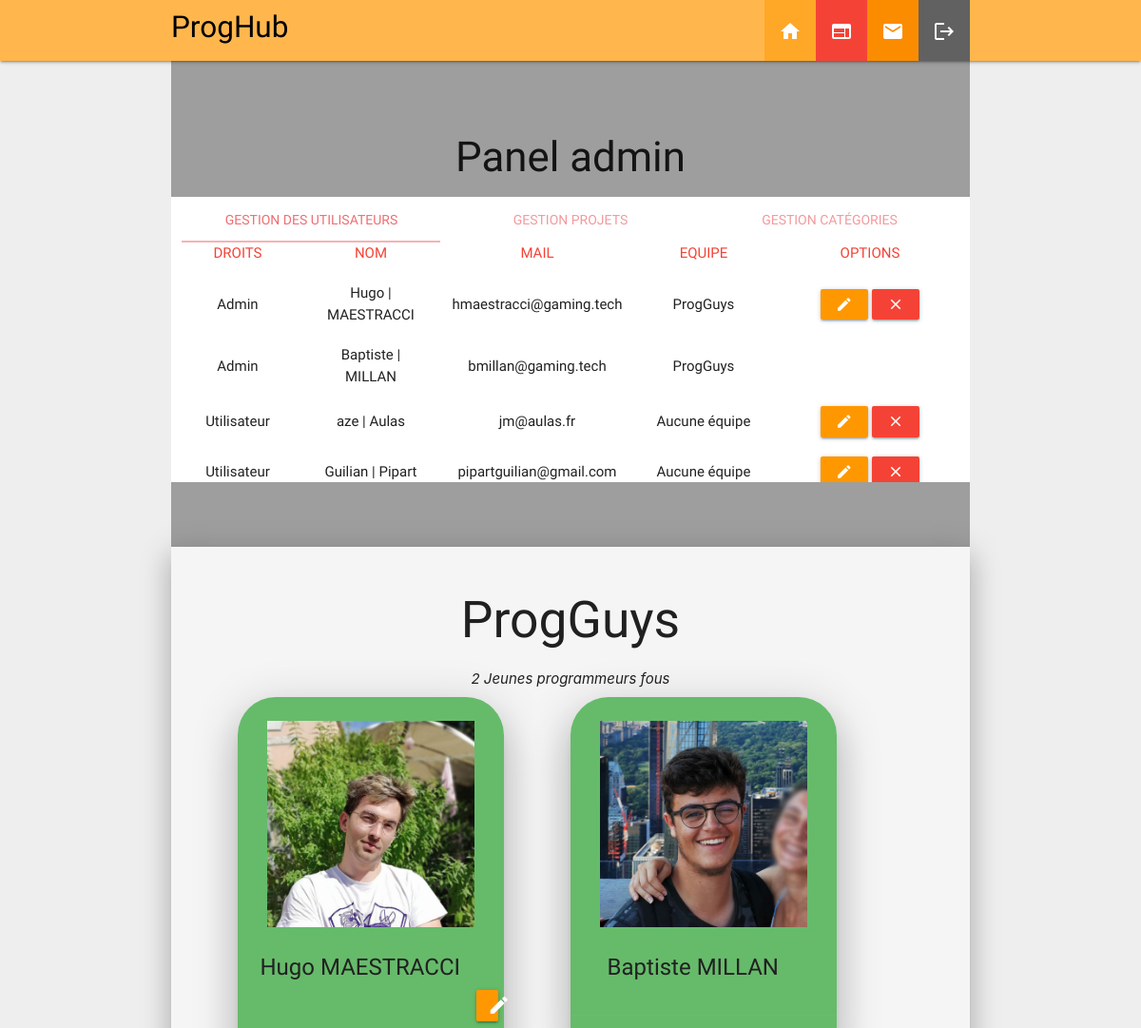
The app's page /index.php (signed in, upper part), older data.
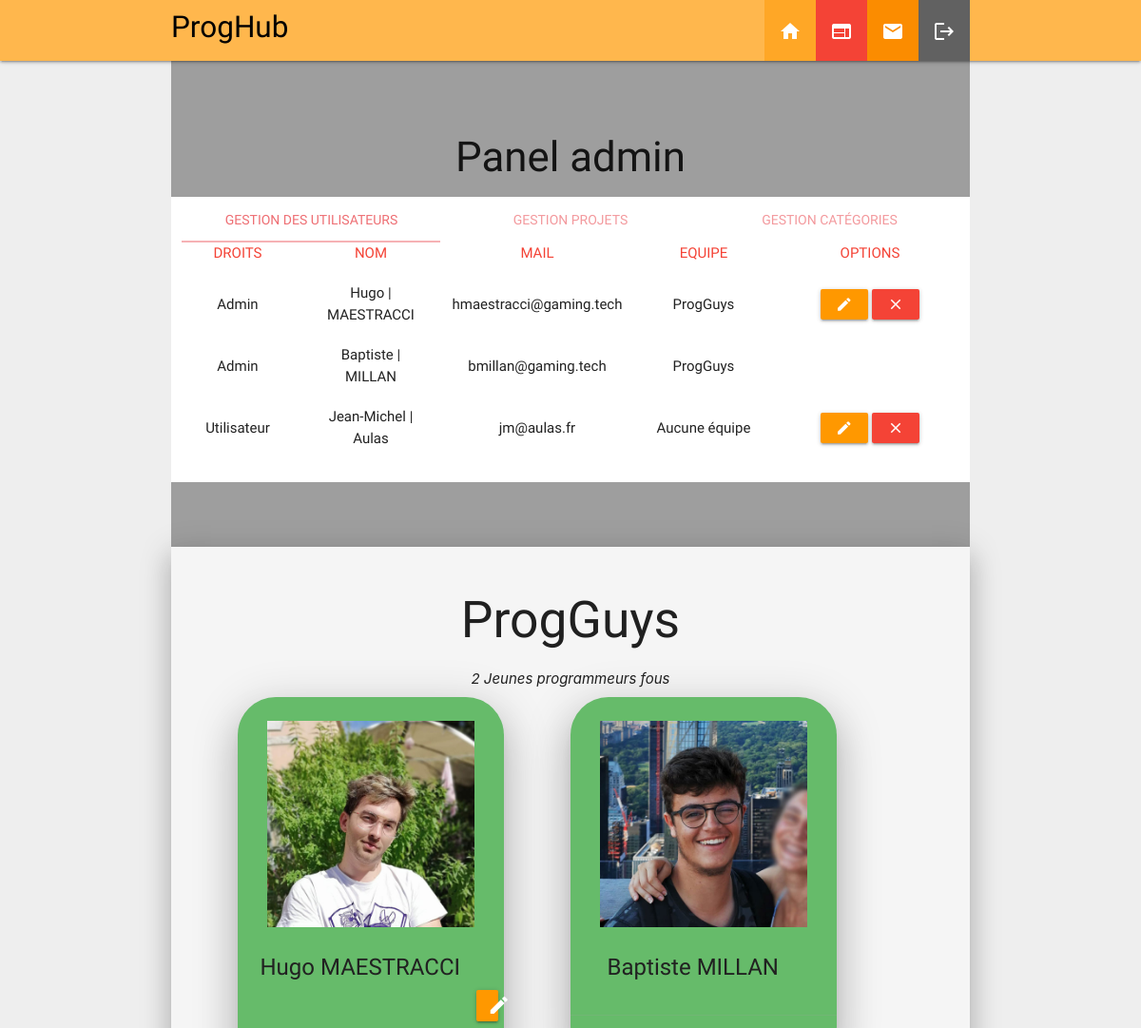
The same page, newer data.
### tables this page shows
CREATE TABLE IF NOT EXISTS `user` (
  `id` int(11) NOT NULL AUTO_INCREMENT,
  `privileges` tinyint(1) NOT NULL DEFAULT '0',
  `active` tinyint(1) NOT NULL DEFAULT '1',
  `email` varchar(100) NOT NULL,
  `password` varchar(100) NOT NULL,
  `prenom` varchar(100) NOT NULL,
  `nom` varchar(100) NOT NULL,
  `parcours` text,
  `p_image` varchar(255) NOT NULL DEFAULT 'img/no-image.jpg',
  `id_equipe` int(11) NOT NULL DEFAULT '0',
  PRIMARY KEY (`id`),
  UNIQUE KEY `email` (`email`)
);

CREATE TABLE IF NOT EXISTS `equipe` (
  `id` int(11) NOT NULL AUTO_INCREMENT,
  `nom_equipe` varchar(100) NOT NULL,
  `description` varchar(500) NOT NULL,
  PRIMARY KEY (`id`),
  UNIQUE KEY `nom_equipe` (`nom_equipe`)
);

### php/get_data.php (called while the page is built, shortened)
<?php
$sql = "SELECT user.id, p_image,prenom,nom,parcours,description FROM user INNER JOIN equipe ON equipe.id = user.id_equipe WHERE equipe.id='".$_SESSION['user']['id_equipe']."';";
$pre = $pdo->prepare($sql);
$pre->execute();
$workers = $pre->fetchAll(PDO::FETCH_ASSOC);
$sql = "SELECT nom_equipe, description FROM equipe INNER JOIN user ON user.id_equipe = equipe.id WHERE user.id='".$_SESSION['user']['id']."';";
$pre = $pdo->prepare($sql);
$pre->execute();
$team = current($pre->fetchAll(PDO::FETCH_ASSOC));
 ?>

### index.php (the view, shortened to what this page needs)
<!DOCTYPE html>
  <?php require_once "php/config.php"; ?>
  <html lang="fr" dir="ltr">
    <head>
      <?php require "php/header.php" ?>
    </head>
    <body class="grey lighten-3">
      <?php if(isset($_SESSION['user'])){
        require "php/get_data.php";
      } ?>
      <header>
        <?php if(isset($_SESSION['user'])){
          require "php/menu.php";}
        ?>
      </header>
      <main id="main">
        <?php if(isset($_SESSION['user'])){?>
          <?php if ($_SESSION['user']['privileges']==1){ ?>
            <section class="container grey section">
              <h3 class="center-align">Panel admin</h3>
              <div class="admin row white">
                <div class="col s12 l12">
                  <ul class="tabs">
                    <li class="tab col s4"><a class="active" href="#admin_users">Gestion des Utilisateurs</a></li>
                    <li class="tab col s4"><a href="#admin_projects">Gestion Projets</a></li>
                    <li class="tab col s4"><a href="#admin_types">Gestion Catégories</a></li>
                  </ul>
                </div>
                <div id="admin_users" class="col s12">
                  <div class="row red-text center-align">
                    <span class="col l2"> DROITS</span>
                    <span class="col l2"> NOM</span>
                    <span class="col l3"> MAIL</span>
                    <span class="col l2"> EQUIPE</span>
                    <span class="col l3"> OPTIONS</span>
                  </div>
                  <?php
                    $sql = "SELECT user.id, privileges,active, user.id_equipe, email, prenom, nom, parcours, nom_equipe FROM user INNER JOIN equipe ON equipe.id = user.id_equipe ORDER BY id;";
                    $pre = $pdo->prepare($sql);
                    $pre->execute();
                    $data = $pre->fetchAll(PDO::FETCH_ASSOC);
                    foreach($data as $user){ ?>
                      <div class="row valign-wrapper center-align <?php if ($user['active']==0) {echo "grey";} ?>" id="<?php echo $user['id'] ?>">
                        <?php if ($user['privileges']==1){ ?>
                          <span class="col l2">Admin</span>
                        <?php }else{?>
                          <span class="col l2">Utilisateur</span>
                        <?php } ?>
                        <span class="col l2"><?php echo $user['prenom']." | ".$user['nom'] ?></span>
                        <span class="col l3"><?php echo $user['email'] ?></span>
                        <?php if ($user['id_equipe']==0){ ?>
                          <span class="col l2">Aucune équipe</span>
                        <?php }else{?>
                          <span class="col l2"><?php echo $user['nom_equipe'] ?></span>
                        <?php } ?>
                        <div class="col l3">
                          <?php if ($user['privileges']==0 OR ($user['privileges']==1 && $user['id']==$_SESSION['user']['id'])): ?>
                            <button class="waves-effect waves-light btn-small orange modal-trigger" data-target="admin_edit_user_id=<?php echo $user['id'] ?>"><i class="tiny material-icons">edit</i></button>
                            <button class="waves-effect waves-light btn-small red modal-trigger" data-target="admin_desactivate_user_id=<?php echo $user['id'] ?>"><i class="tiny material-icons">clear</i></button>
                          <?php endif; ?>
                        </div>
                      </div>
                    <?php }
                  ?>
                </div>
              </div>
              <?php } ?>
            </section>
          <section class="container section grey lighten-4 z-depth-4" id="presentation">
            <div class="center-align">
              <?php if ($_SESSION['user']['id_equipe']==0){ ?>
                <h2>Solo</h2>
                <span>Vous n'avez pas rejoins d'équipe</span>
                <div class="row">
                  <div class="student card hoverable green lighten-1 center-align col s10 offset-s1 m4 offset-m1 l4 offset-l1 z-depth-5">
                    <div class="card-image waves-effect waves-block waves-green">
                      <img src="<?php echo $_SESSION['user']['p_image']?>" alt="" class="responsive-img activator">
                    </div>
                    <div class="card-content row">
                      <h3 class="card-title activator grey-text text-darken-4 col l11"><?php echo $_SESSION['user']['prenom']." ".$_SESSION['user']['nom'] ?></h3>
                        <button data-target="edit_profil" class="btn-small orange modal-trigger right col l1"><i class="material-icons">edit</i></button>
                    </div>
                    <div class="card-reveal">
                      <h4 class="card-title grey-text text-darken-4"><?php echo $_SESSION['user']['prenom']." ".$_SESSION['user']['nom'] ?><i class="material-icons right">close</i></h4><br>
                      <ul class="left-align">
                        <?php echo $_SESSION['user']['parcours'] ?>
                      </ul>
                    </div>
                    <div class="card-action row">
                      <?php foreach ($links as $link) {?>
                        <a class="col l2" href="<?php echo $link['lien'] ?>" rel="nofollow external" target="_blank"><i class="<?php echo $link['icone'] ?>"></i></a>
                      <?php } ?>
                    </div>
                  </div>
                </div>
              <?php }
              else{ ?>
                <h2><?php echo $team['nom_equipe'] ?></h2>
                <i><?php echo $team['description']?></i>
            </div>
            <div class="row">
              <?php foreach($workers as $user){ ?>
                <div class="student card hoverable green lighten-1 center-align col s10 offset-s1 m4 offset-m1 l4 offset-l1 z-depth-5">
                  <div class="card-image waves-effect waves-block waves-green">
                    <img src="<?php echo $user['p_image']?>" alt="" class="responsive-img activator">
                  </div>
                  <div class="card-content row">
                    <h3 class="card-title activator grey-text text-darken-4 col l11"><?php echo $user['prenom']." ".$user['nom'] ?></h3>
                    <?php if ($_SESSION['user']['id']==$user['id']): ?>
                      <button data-target="edit_profil" class="btn-small orange modal-trigger right col l1"><i class="material-icons">edit</i></button>
                    <?php endif; ?>
                  </div>
                  <div class="card-action row">
                  </div>
                </div>
              <?php } ?>
            </div><?php } ?>
          </section>
        <?php } ?>
      </main>
    </body>
  </html>

### php/header.php (shortened to what this page needs)
<link type="text/css" rel="stylesheet" href="css/materialize.css"  media="screen"/>
<link type="text/css" rel="stylesheet" href="css/style.css"/>

### php/menu.php (shortened to what this page needs)
<div class="navbar-fixed">
  <nav class="nav-wrapper orange lighten-2">
    <div class="container">
      <h1 class="brand-logo black-text">ProgHub</h1>
      <ul class="right hide-on-med-and-down grey darken-2">
        <li class="orange lighten-1"><a href="index.php" class="waves-effect waves-light"><i class="material-icons">home</i></a></li>
        <li class="red"><a class="dropdown-trigger waves-effect waves-light" data-target="project-dropdown"><i class="material-icons">web</i></a></li>
        <li class="orange darken-1"><a class="waves-effect waves-light modal-trigger" href="#contact"><i class="material-icons">email</i></a></li>
        <li><a class="waves-effect waves-light" href="php/logout.php"><i class="material-icons">logout</i></a></li>
      </ul>
    </div>
  </nav>
</div>

### css/style.css (style rules this page uses)
body { display: flex; min-height: 100vh; flex-direction: column; }
main { flex: 1 0 auto; }
h1, h2, h3, h4, h5, span, p, label, a { font-family: 'Kanit', sans-serif; }
h1 { font-size: 18px; margin: 0.8rem 0 1.68rem 0; }
.admin { overflow-y: scroll; height: 300px; }
.section { padding-top: 4vw; padding-bottom: 4vw; }
.section h2 { margin-top: 0px; }
.student { border-radius: 40px; }
.student .card-title { margin-top: 0px; }
.student img { padding: 20px; margin-top: 5px; }
.student .card-content { padding: 6px; }
.student .card-action { background-color: transparent; }
.student .card-content i { font-size: 24px; }

Row changes from the older to the newer data that the page shows:
removed user: privileges "Utilisateur", prenom "Guilian", nom "Pipart", email "pipartguilian@gmail.com", shows "Aucune équipe", shown under "Panel admin"
changed user "Aulas": prenom "aze" → "Jean-Michel"
